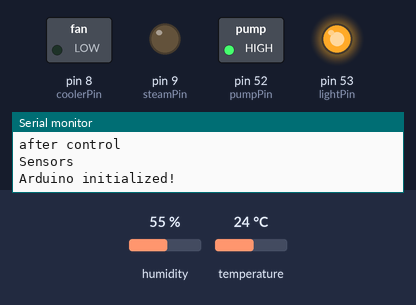
Recording of a sketch running on a simulated Arduino Mega 2560, built with avr-gcc and run on an emulated ATmega2560. Parts: switched loads named in the sketch (green lamp = pin HIGH), output pins drawn as LEDs (lit = HIGH), the last lines printed to the serial monitor. Inputs (shaded band) come from the test bench; at power-on: temperature 24 °C, humidity 55 %. The local clock reads 2024-03-15 10:24:30 at power-on unless the sketch sets it.

Above: at 1.2 s.
1.3 s: temperature set to 22 °C
At 6.0 s:
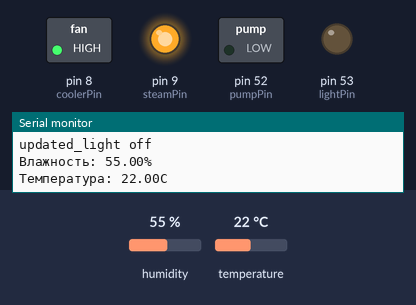
6.7 s: temperature set to 19 °C
At 10.8 s:
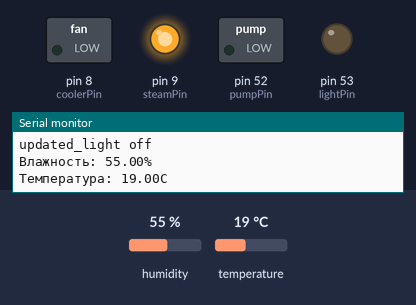
14.7 s: humidity set to 58 %
16.4 s: humidity set to 61 %
At 21.3 s:
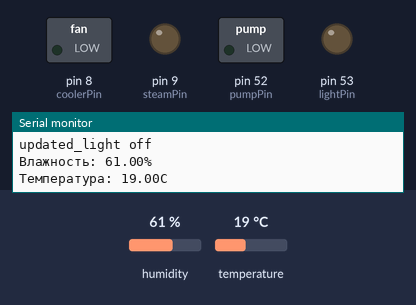
Timing chart, 0 to 22.7 s (numbered marks = the images above; inputs shaded):
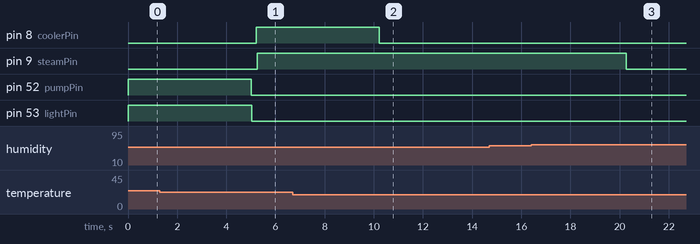

Measured:
- the behaviour switches between 21 and 20 °C on temperature (found by bisection; images 1 and 2)
- the behaviour switches between 59 and 60 % on humidity (found by bisection; images 2 and 3)
- after the input at 6.7 s, pin 8 (coolerPin): HIGH → LOW after 3.5 s
- after the input at 16.4 s, pin 9 (steamPin): HIGH → LOW after 3.9 s

The sketch:

arduinofarm.ino
```cpp
#include "sensors.h"
#include "server.h"
#include "control.h"

template<unsigned interval, typename Fn>
void timer(Fn && f) {
  unsigned time = millis();
  static unsigned lastTime = 0;

  if (time - lastTime > interval) {
    lastTime = time;
    f();
  }
}

void setup() {
  USE_SERIAL.begin(9600);
   Serial.println("start");
  setupServer();

    Serial.println("afterServer");

  setupControl();
  Serial.println("after control");

  setupSensors();

    Serial.println("Sensors");


  USE_SERIAL.println("Arduino initialized!");
}

void loop() {
  timer<100>([] {
    loopServer(setLight, setPump, setHumidity, setTemperature, setWorldTime);
  });

  timer<5000>([] {
    loopControl();
    loopSensors();
  });
}
```

control.h
```cpp
# pragma once
#include "Time.h"
#include "DS1307RTC.h"
#include "server.h"
#include "Wire.h"

unsigned const lightPin = 53;
unsigned const pumpPin = 52;

unsigned beginLightTime = 7.5 * 60;
unsigned endLightTime = 22.5 * 60;

unsigned wastedPumpTime = 0;
bool pumpState = false;
unsigned previousTime = 0;

unsigned workPumpTime = 30;
unsigned relaxPumpTime = 30;

void setLight(int v1, int v2) {
  beginLightTime = v1;
  endLightTime = v2;
  USE_SERIAL.print("new light interval: ");
  USE_SERIAL.print(beginLightTime);
  USE_SERIAL.print(" ");
  USE_SERIAL.println(endLightTime);
}

void setPump(int v1, int v2) {
  workPumpTime = v1;
  relaxPumpTime = v2;
  wastedPumpTime = 0;
  pumpState = false;
  USE_SERIAL.print("new pump interval: ");
  USE_SERIAL.print(workPumpTime);
  USE_SERIAL.print(" ");
  USE_SERIAL.println(relaxPumpTime);
}

void setWorldTime(int minutes) {
  USE_SERIAL.print("New time is: ");
  USE_SERIAL.print(minutes / 60);
  USE_SERIAL.print(" ");
  USE_SERIAL.println(minutes % 60);
  setTime(minutes / 60, minutes % 60, 0, 1, 1, 2020);
  RTC.set(now());
}

void setupControl() {
  setSyncProvider(RTC.get);
  setWorldTime(0);

  pinMode(lightPin, OUTPUT);
  pinMode(pumpPin, OUTPUT);
  digitalWrite(lightPin, HIGH);
  digitalWrite(pumpPin, HIGH);

  if (timeStatus() != timeSet) {
    USE_SERIAL.println("Time error");
  } else {
    USE_SERIAL.println("Time set");
  }
}

void loopControl() {
  USE_SERIAL.print("Time is: ");
  USE_SERIAL.print(hour());
  USE_SERIAL.print(" ");
  USE_SERIAL.print(minute());
  USE_SERIAL.print(" ");
  USE_SERIAL.print(second());
  USE_SERIAL.println();


  int minutes = hour() * 60 + minute();
  wastedPumpTime += minutes - previousTime;
  if (pumpState && wastedPumpTime >= workPumpTime) {
    pumpState = false;
    wastedPumpTime = 0;
  }

  if (!pumpState && wastedPumpTime >= relaxPumpTime) {
    pumpState = true;
    wastedPumpTime = 0;
  }

  digitalWrite(pumpPin, pumpState);

  if (pumpState) {
    sendMessage("updated_pump on");
    USE_SERIAL.println("updated_pump on");
  } else {
    sendMessage("updated_pump off");
    USE_SERIAL.println("updated_pump off");
  }

  if (minutes >= beginLightTime && minutes <= endLightTime) {
    digitalWrite(lightPin, HIGH);
    sendMessage("updated_light on");
    USE_SERIAL.println("updated_light on");
  } else {
    digitalWrite(lightPin, LOW);
    sendMessage("updated_light off");
    USE_SERIAL.println("updated_light off");
  }

  previousTime = minutes;

}
```

sensors.h
```cpp
#pragma once
#include "DHT.h"
#include "server.h"

unsigned const coolerPin = 8;
unsigned const steamPin = 9;
unsigned const dhtPort = 5;

unsigned maxTmp = 20;
unsigned minHumidity = 60;

void setTemperature(int v) {
  USE_SERIAL.print("new temperature: ");
  USE_SERIAL.println(v);
  maxTmp = v;
}

void setHumidity(int v) {
  USE_SERIAL.print("new humidity: ");
  USE_SERIAL.println(v);
  minHumidity = v;
}

DHT dht(dhtPort, DHT11);

void setupSensors() {
  dht.begin();        //Подключение DHT-датчика
  pinMode(steamPin, OUTPUT);
  pinMode(coolerPin, OUTPUT);
}

void loopSensors() {
  static float lastHumidity = dht.readHumidity();
  static float lastTemperature = dht.readTemperature();

  float vlg = dht.readHumidity();
  sendMessage("updated_humidity " + String(vlg));

  float tmp = dht.readTemperature();
  sendMessage("updated_temperature " + String(tmp));

  // выводим температуру (t) и влажность (h) на монитор порта
  USE_SERIAL.print("Влажность: ");
  USE_SERIAL.print(vlg);
  USE_SERIAL.println("%");
  USE_SERIAL.print("Температура: ");
  USE_SERIAL.print(tmp);
  USE_SERIAL.println("C");

  if (tmp > maxTmp) {
    digitalWrite(coolerPin, HIGH);
    sendMessage("updated_cooler on");
  } else {
    digitalWrite(coolerPin, LOW);
    sendMessage("updated_cooler off");
  }

  if (vlg < minHumidity) {
    digitalWrite(steamPin, HIGH);
    sendMessage("updated_steam on");
  } else {
    digitalWrite(steamPin, LOW);
    sendMessage("updated_steam off");
  }
}
```

server.h
```cpp
#pragma once
#include <string.h>
#include <SoftwareSerial.h>

SoftwareSerial arduinoMega(10, 11);
//#define arduinoMega Serial2
char buffer[100];
String command;  //Переменная для определения команды

#define USE_SERIAL Serial

void sendMessage(String const& message) {
  arduinoMega.println(message);
}

void setupServer() {
  Serial.println("tut");
  arduinoMega.begin(4800);
  Serial.println("out");
}

template<typename FnLight, typename FnPump, typename FnHum, typename FnTemp, typename FnTime>
void loopServer(FnLight && lig, FnPump && pum, FnHum && hum, FnTemp && tem, FnTime && time) {
  if (!arduinoMega.available()) {
    return;
  }

  command = arduinoMega.readStringUntil('\n');
  USE_SERIAL.println(command);
  char buf[256];
  command.toCharArray(buf, command.length());
  char* pos = strtok(buf, " "); //Расспознавание команды
  String accepted_cmd;

  auto get_arg = [&]() {
    pos = strtok(NULL, " ");
    if (pos) {
      USE_SERIAL.print(atoi(pos));
      USE_SERIAL.print(" ");
      return atoi(pos);
    } else {
      return -1;
    }
  };

  USE_SERIAL.print("Accepted command: ");
  if (pos) {
    accepted_cmd = pos;
    USE_SERIAL.print(accepted_cmd);
  }

  int arg1 = -1;
  int arg2 = -1;
  int arg3 = -1;
  int arg4 = -1;
  int arg5 = -1;
  int arg6 = -1;

  USE_SERIAL.print(" ");

  auto readCommand = [&] {
    arg1 = get_arg();
    arg2 = get_arg();
    arg3 = get_arg();
    arg4 = get_arg();
    arg5 = get_arg();
    arg6 = get_arg();
  };

  USE_SERIAL.println();

  if (accepted_cmd == "set_light_interval") {  //Свет
    USE_SERIAL.println("command lig");
    readCommand();
    lig(arg1, arg2);
    sendMessage("set_light_interval accepted");
  } else if (accepted_cmd == "set_pump_interval") { //Насос
    USE_SERIAL.println("command pum");
    readCommand();
    pum(arg1, arg2);
    sendMessage("set_pump_interval accepted");
  } else if (accepted_cmd == "set_humidity") { //Влажность
    USE_SERIAL.println("command hum");
    readCommand();
    hum(arg1);
    sendMessage("set_humidity accepted");
  } else if (accepted_cmd == "set_temperature") { //Температура
    USE_SERIAL.println("command tem");
    readCommand();
    tem(arg1);
    sendMessage("set_temperature accepted");
  } else if (accepted_cmd == "set_time") {
    USE_SERIAL.println("set_time accepted");
    readCommand();
    if (arg4 != -1 && arg5 != -1) {
      time(arg4 * 60 + arg5);
    } else {
      USE_SERIAL.println("fail to set time");
      sendMessage("fail to set time");
    }
  } else {
    USE_SERIAL.println("undefined command");
    if (accepted_cmd.length() > 3) {
      sendMessage("none");
    }
  }
}
```
